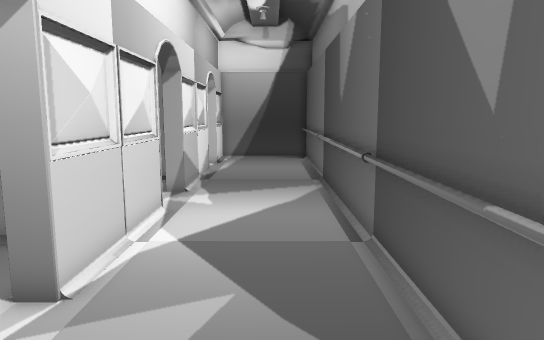
view 1 (above)

18 first-person views from a walk through a scene from a Unity 3-D project. The camera is 1.5 m above the floor, tilts 8° down and sees 70° across. The floor is counted in squares, 0.5 m on a side. Each view is taken from the middle of a square. On the plan, view 1 faces up. The plan holds only what a view shows up to about 20 squares ahead; the rest is blank. The place goes on beyond the plan.

view 2
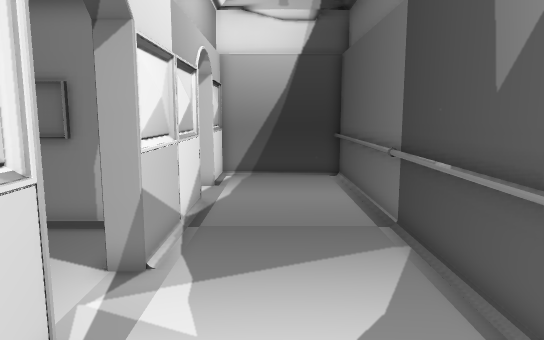

view 3
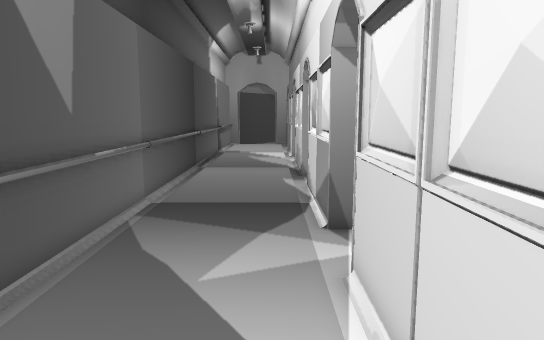

view 4
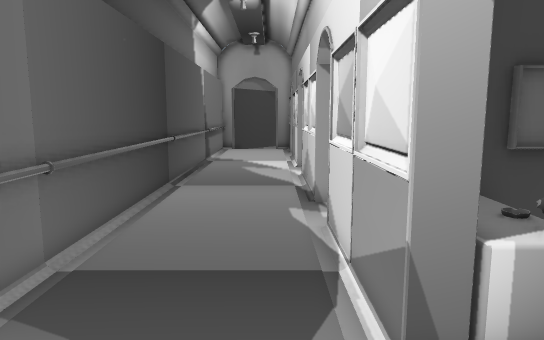

view 5
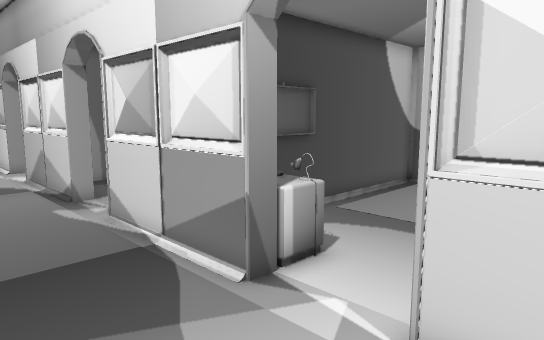

view 6
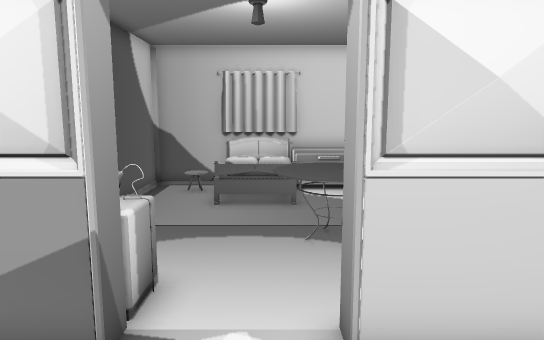

view 7
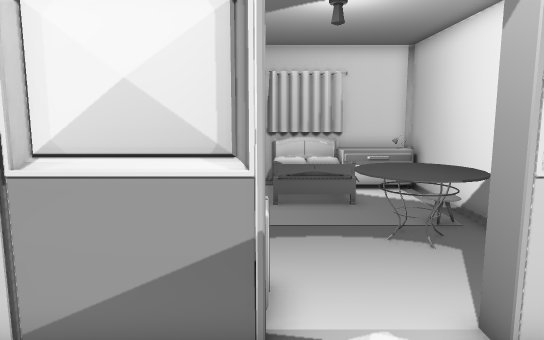

view 8
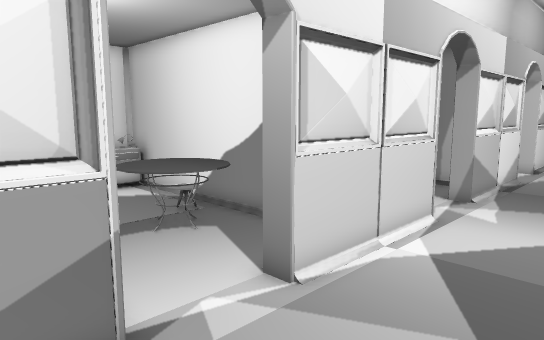

view 9
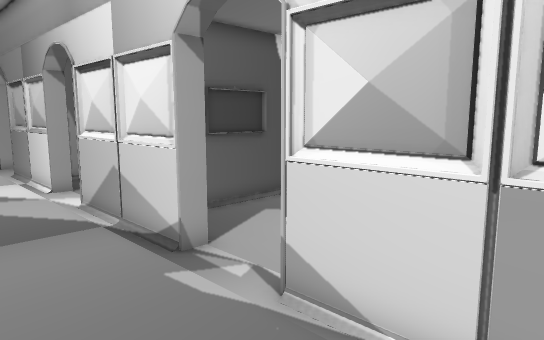

view 10
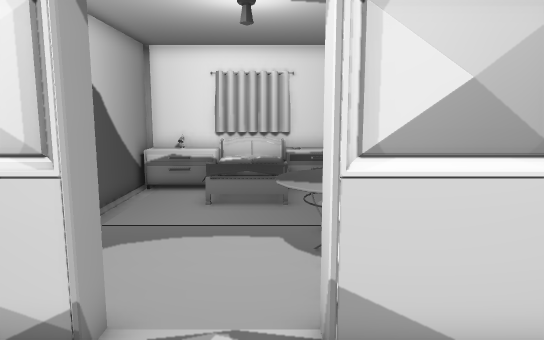

view 11
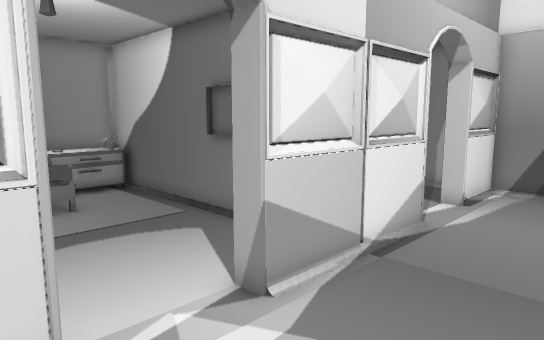

view 12
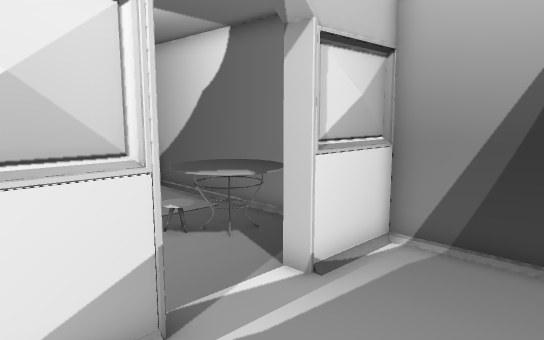

view 13
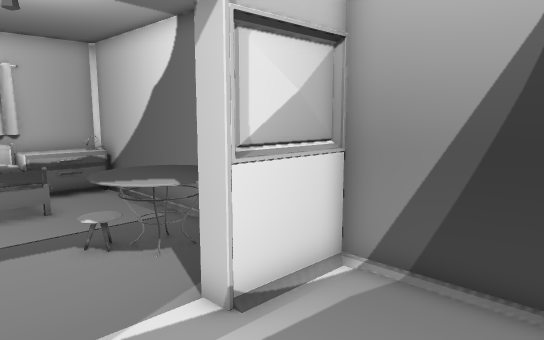

view 14
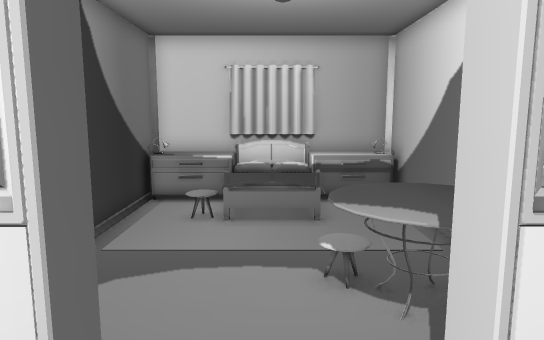

view 15
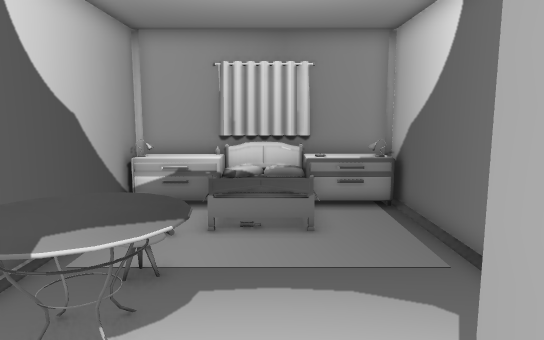

view 16
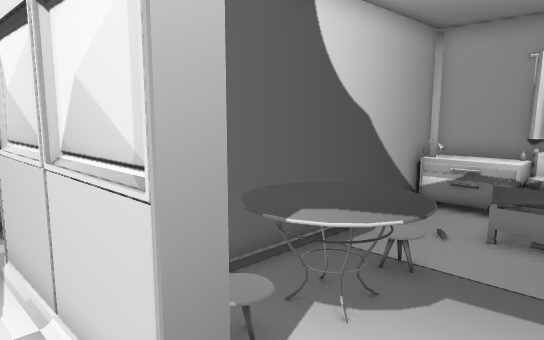

view 17
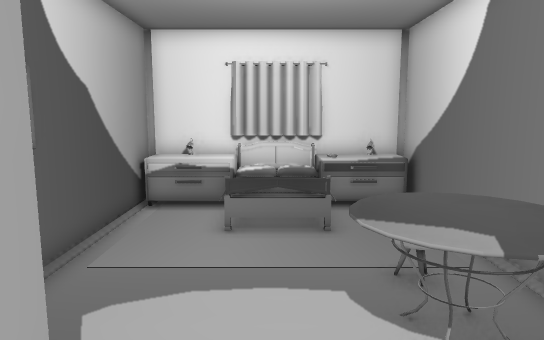

view 18
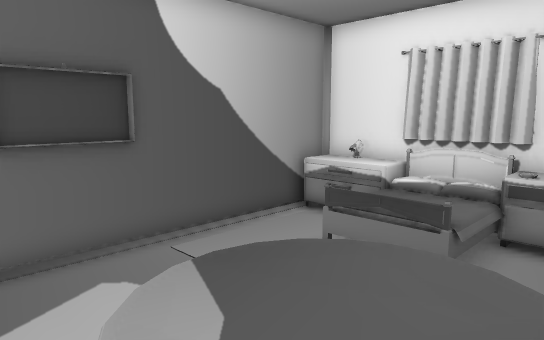

### Floor plan
Key: @ floor where view 1 was taken; # wall or solid block; x gap in a wall; . main floor; : floor 0.5 m higher than the main floor; / step, stairs or slope; = window, fence, low wall or low ledge; ^ raised ledge; v drop or lower ground; O other object.
Columns run from 16 left of view 1 to 2 right of it. Each row starts with its distance up from view 1.
 28 ###################
 27 #=......== .##....#
 26 #^.....==OO.##....#
 25 #^.....=#OO.##....#
 24 ##OOO...OO=.......#
 23 #O OO.............#
 22 ## O..............#
 21 #^..O...... ##....#
 20 #^......... ##....#
 19 #^......    ##....#
 18 #^############....#
 17 #^..........##....#
 16 #^..........##....#
 15 #/::/.............#
 14 #/ :/.............#
 13 #  :/...=.#.......#
 12 #^///..==Ov.##....#
 11 #^.....=#OOO##....#
 10 #^......==v ##....#
  9 ##############....#
  8 #^....O^^...##....#
  7 #^....^^^^..##....#
  6 #=....^^^^..# ....#
  5 #OOOO..^^.........#
  4 #OOOO.............#
  3 #.OO......=^##....#
  2 #O........^^##....#
  1 #.........^^# ....#
  0 ############# ..@.#
 -1 #^    ..=  .# ....#
 -2 #^.....OOOO # ....#
 -3 #/..=..==OOO# ....#
 -4 #/::/...=v........#
 -5 #/::/.............#
 -6 #//:/.............#
 -7 #^..........# ....#
 -8 #^..........# ....#
 -9 #^########### ....#
-10 #^^^######### ....#
-11             # ....#
-12             # ....#
-13             x.....#

Where each view was taken, in squares from view 1:
view 1: 0 up, 0 right, facing up
view 2: 8 up, 1 left, facing up
view 3: 13 up, 2 left, facing down
view 4: 7 up, 2 left, facing down
view 5: 8 up, 1 right, facing down-left
view 6: 5 up, 1 right, facing left
view 7: 3 up, 1 right, facing left
view 8: 1 up, 1 right, facing up-left
view 9: 1 up, 1 right, facing down-left
view 10: 4 down, 1 right, facing left
view 11: 11 up, 1 right, facing up-left
view 12: 19 up, 1 right, facing up-left
view 13: 21 up, 1 right, facing up-left
view 14: 23 up, 1 left, facing left
view 15: 14 up, 2 left, facing left
view 16: 15 up, 2 left, facing down-left
view 17: 5 down, 2 left, facing left
view 18: 1 down, 5 left, facing down-left
